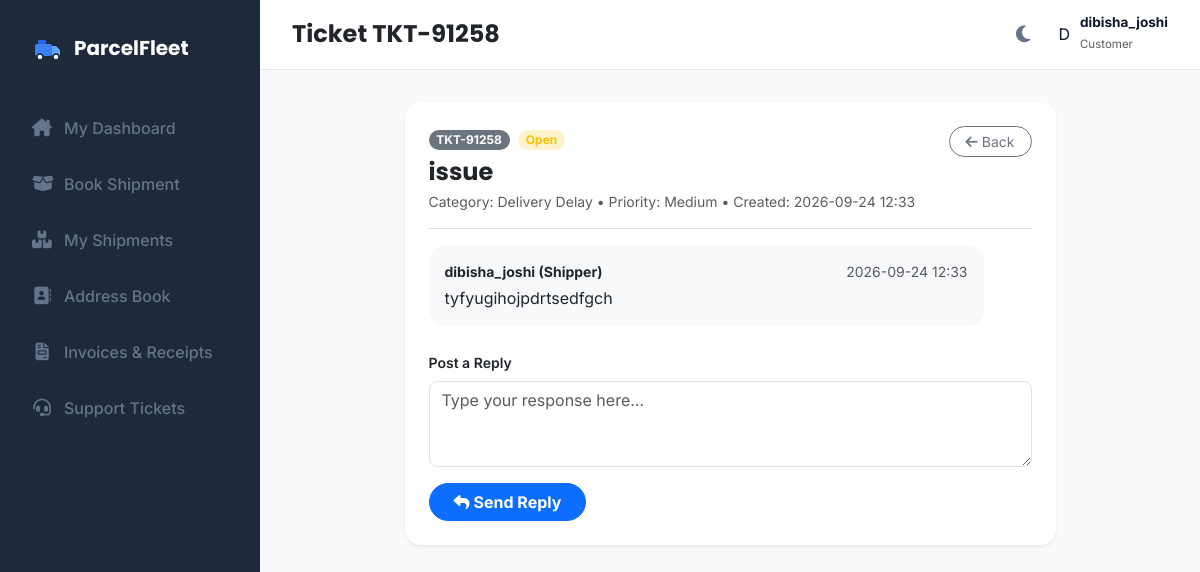
Page /customer/support-ticket/1 (signed in) on the committed database.
### models.py (models this page shows)
class SupportTicket(db.Model):
    __tablename__ = 'support_tickets'
    id = db.Column(db.Integer, primary_key=True)
    ticket_number = db.Column(db.String(50), unique=True, nullable=False)
    customer_id = db.Column(db.Integer, db.ForeignKey('customer_profiles.id'), nullable=True)
    parcel_id = db.Column(db.Integer, db.ForeignKey('parcels.id'), nullable=True)
    subject = db.Column(db.String(200), nullable=False)
    category = db.Column(db.String(50), default='Delivery Issue')  # 'Delivery Issue', 'Tracking', 'Billing', 'General'
    priority = db.Column(db.String(20), default='Medium')  # 'Low', 'Medium', 'High', 'Urgent'
    status = db.Column(db.String(30), default='Open')  # 'Open', 'In Progress', 'Resolved', 'Closed'
    created_at = db.Column(db.DateTime, default=datetime.utcnow)
    updated_at = db.Column(db.DateTime, default=datetime.utcnow, onupdate=datetime.utcnow)
    parcel = db.relationship('Parcel', backref='support_tickets')
    replies = db.relationship('TicketReply', backref='ticket', cascade="all, delete-orphan", order_by="TicketReply.created_at.asc()")

class User(db.Model, UserMixin):
    __tablename__ = 'users'
    id = db.Column(db.Integer, primary_key=True)
    username = db.Column(db.String(50), unique=True, nullable=False)
    password_hash = db.Column(db.String(255), nullable=False)
    role = db.Column(db.String(30), nullable=False)  # 'admin', 'hub_admin', 'booking_staff', 'warehouse_staff', 'dispatcher', 'delivery_staff', 'branch_staff', 'driver'
    permissions = db.Column(db.String(255), nullable=True) # Comma-separated permissions: view,create,edit,delete,assign,dispatch,reports,settings
    driver_profile = db.relationship('Driver', backref='user', uselist=False, cascade="all, delete-orphan")
    hub_admin_profile = db.relationship('HubAdmin', backref='user', uselist=False, cascade="all, delete-orphan")

class TicketReply(db.Model):
    __tablename__ = 'ticket_replies'
    id = db.Column(db.Integer, primary_key=True)
    ticket_id = db.Column(db.Integer, db.ForeignKey('support_tickets.id'), nullable=False)
    user_id = db.Column(db.Integer, db.ForeignKey('users.id'), nullable=False)
    message = db.Column(db.Text, nullable=False)
    created_at = db.Column(db.DateTime, default=datetime.utcnow)
    user = db.relationship('User')

### app.py (the view, shortened to what this page needs)
@app.route('/customer/support-ticket/<int:id>', methods=['GET', 'POST'])
@login_required
def customer_ticket_detail(id):
    ticket = SupportTicket.query.get_or_404(id)
    if current_user.role == 'customer':
        profile = CustomerProfile.query.filter_by(user_id=current_user.id).first_or_404()
        if ticket.customer_id != profile.id:
            return redirect(url_for('index'))
    return render_template('ticket_detail.html', ticket=ticket)

### templates/ticket_detail.html (shortened to what this page needs)
{% extends "base.html" %}
{% block page_title %}Ticket {{ ticket.ticket_number }}{% endblock %}
{% block content %}
<div class="row justify-content-center">
    <div class="col-12 col-lg-9">
        <div class="card border-0 shadow-sm rounded-4 bg-white p-4 mb-4">
            <div class="d-flex flex-wrap justify-content-between align-items-start gap-3 pb-3 border-bottom mb-3">
                <div>
                    <span class="badge bg-secondary rounded-pill me-1">{{ ticket.ticket_number }}</span>
                    <span class="badge bg-{% if ticket.status == 'Open' %}warning{% elif ticket.status == 'Resolved' %}success{% else %}info{% endif %}-subtle text-{% if ticket.status == 'Open' %}warning{% elif ticket.status == 'Resolved' %}success{% else %}info{% endif %} rounded-pill">{{ ticket.status }}</span>
                    <h4 class="fw-bold text-dark mt-2 mb-1">{{ ticket.subject }}</h4>
                    <p class="text-muted small mb-0">Category: {{ ticket.category }} &bull; Priority: {{ ticket.priority }} &bull; Created: {{ ticket.created_at.strftime('%Y-%m-%d %H:%M') }}</p>
                </div>
                <a href="javascript:history.back()" class="btn btn-sm btn-outline-secondary rounded-pill px-3">
                    <i class="fas fa-arrow-left me-1"></i>Back
                </a>
            </div>
            <div class="ticket-thread mb-4 d-flex flex-column gap-3" style="max-height: 450px; overflow-y: auto;">
                {% for r in ticket.replies %}
                <div class="p-3 rounded-4 {% if r.user.role == 'customer' %}bg-light text-dark ms-0 me-5{% else %}bg-primary text-white ms-5 me-0{% endif %}">
                    <div class="d-flex justify-content-between align-items-center mb-1 small">
                        <strong>{{ r.user.username }} ({% if r.user.role == 'customer' %}Shipper{% else %}Staff Support{% endif %})</strong>
                        <span class="opacity-75">{{ r.created_at.strftime('%Y-%m-%d %H:%M') }}</span>
                    </div>
                    <p class="mb-0">{{ r.message }}</p>
                </div>
                {% endfor %}
            </div>
            <form method="POST" action="">
                <div class="mb-3">
                    <label class="form-label small fw-semibold">Post a Reply</label>
                    <textarea name="message" class="form-control rounded-3" rows="3" placeholder="Type your response here..." required></textarea>
                </div>
                <button type="submit" class="btn btn-primary rounded-pill px-4 fw-bold">
                    <i class="fas fa-reply me-1"></i>Send Reply
                </button>
            </form>
        </div>
    </div>
</div>
{% endblock %}

### templates/base.html (shortened to what this page needs)
<!DOCTYPE html>
<html lang="en">
<head>
    <link rel="stylesheet" href="https://cdnjs.cloudflare.com/ajax/libs/font-awesome/6.4.0/css/all.min.css">
    <link href="https://cdn.jsdelivr.net/npm/bootstrap@5.3.0/dist/css/bootstrap.min.css" rel="stylesheet">
    <link rel="stylesheet" href="https://unpkg.com/leaflet@1.9.4/dist/leaflet.css" />
    <link rel="stylesheet" href="{{ url_for('static', filename='css/styles.css') }}">
</head>
<body>
    {% if current_user.is_authenticated and not no_layout %}
    <div class="app-container">
        <aside class="sidebar" id="sidebar">
            <div class="brand">
                <span>ParcelFleet</span>
            </div>
            <ul class="sidebar-nav">
                {% if current_user.role == 'admin' %}
                <li class="sidebar-nav-item {% if active_page == 'dashboard' %}active{% endif %}">
                    <a href="{{ url_for('admin_dashboard') }}">
                        <i class="fa-solid fa-chart-line"></i>
                        <span>Admin Dashboard</span>
                    </a>
                </li>
                <li class="sidebar-nav-item {% if active_page == 'hubs' %}active{% endif %}">
                    <a href="{{ url_for('manage_hubs') }}">
                        <i class="fa-solid fa-warehouse"></i>
                        <span>Branches & Hubs</span>
                    </a>
                </li>
                <li class="sidebar-nav-item {% if active_page == 'pricing_rules' %}active{% endif %}">
                    <a href="{{ url_for('pricing_rules') }}">
                        <i class="fa-solid fa-tags"></i>
                        <span>Pricing & Zones</span>
                    </a>
                </li>
                <li class="sidebar-nav-item {% if active_page == 'users' %}active{% endif %}">
                    <a href="{{ url_for('manage_users') }}">
                        <i class="fa-solid fa-users-gear"></i>
                        <span>User Management</span>
                    </a>
                </li>
                <li class="sidebar-nav-item {% if active_page == 'parcels' %}active{% endif %}">
                    <a href="{{ url_for('manage_parcels') }}">
                        <i class="fa-solid fa-boxes-stacked"></i>
                        <span>All Shipments</span>
                    </a>
                </li>
                <li class="sidebar-nav-item {% if active_page == 'manifests' %}active{% endif %}">
                    <a href="{{ url_for('manage_manifests') }}">
                        <i class="fa-solid fa-file-invoice-dollar"></i>
                        <span>Freight Manifests</span>
                    </a>
                </li>
                <li class="sidebar-nav-item {% if active_page == 'delivery_sheets' %}active{% endif %}">
                    <a href="{{ url_for('delivery_sheets') }}">
                        <i class="fa-solid fa-clipboard-list"></i>
                        <span>Delivery Sheets</span>
                    </a>
                </li>
                <li class="sidebar-nav-item {% if active_page == 'vehicles' %}active{% endif %}">
                    <a href="{{ url_for('manage_vehicles') }}">
                        <i class="fa-solid fa-truck"></i>
                        <span>Fleet Vehicles</span>
                    </a>
                </li>
                <li class="sidebar-nav-item {% if active_page == 'drivers' %}active{% endif %}">
                    <a href="{{ url_for('manage_drivers') }}">
                        <i class="fa-solid fa-motorcycle"></i>
                        <span>Drivers / Fleet</span>
                    </a>
                </li>
                <li class="sidebar-nav-item {% if active_page == 'cod_reconciliation' %}active{% endif %}">
                    <a href="{{ url_for('cod_reconciliation') }}">
                        <i class="fa-solid fa-hand-holding-dollar"></i>
                        <span>COD Reconciliation</span>
                    </a>
                </li>
                <li class="sidebar-nav-item {% if active_page == 'reports' %}active{% endif %}">
                    <a href="{{ url_for('view_reports') }}">
                        <i class="fa-solid fa-chart-pie"></i>
                        <span>Financial Reports</span>
                    </a>
                </li>
                <li class="sidebar-nav-item {% if active_page == 'company_settings' %}active{% endif %}">
                    <a href="{{ url_for('company_settings') }}">
                        <i class="fa-solid fa-sliders"></i>
                        <span>Company Settings</span>
                    </a>
                </li>
                {% elif current_user.role == 'customer' %}
                <li class="sidebar-nav-item {% if active_page == 'customer_dashboard' %}active{% endif %}">
                    <a href="{{ url_for('customer_dashboard') }}">
                        <i class="fa-solid fa-house-chimney"></i>
                        <span>My Dashboard</span>
                    </a>
                </li>
                <li class="sidebar-nav-item {% if active_page == 'customer_book' %}active{% endif %}">
                    <a href="{{ url_for('customer_book') }}">
                        <i class="fa-solid fa-box-open"></i>
                        <span>Book Shipment</span>
                    </a>
                </li>
                <li class="sidebar-nav-item {% if active_page == 'customer_shipments' %}active{% endif %}">
                    <a href="{{ url_for('customer_shipments') }}">
                        <i class="fa-solid fa-boxes-stacked"></i>
                        <span>My Shipments</span>
                    </a>
                </li>
                <li class="sidebar-nav-item {% if active_page == 'customer_addresses' %}active{% endif %}">
                    <a href="{{ url_for('customer_addresses') }}">
                        <i class="fa-solid fa-address-book"></i>
                        <span>Address Book</span>
                    </a>
                </li>
                <li class="sidebar-nav-item {% if active_page == 'customer_invoices' %}active{% endif %}">
                    <a href="{{ url_for('customer_invoices') }}">
                        <i class="fa-solid fa-file-invoice"></i>
                        <span>Invoices & Receipts</span>
                    </a>
                </li>
                <li class="sidebar-nav-item {% if active_page == 'customer_support' %}active{% endif %}">
                    <a href="{{ url_for('customer_support_tickets') }}">
                        <i class="fa-solid fa-headset"></i>
                        <span>Support Tickets</span>
                    </a>
                </li>
                {% endif %}
            </ul>
        </aside>
        <main class="main-viewport">
            <header class="header-bar">
                <div class="d-flex align-items-center gap-3">
                    {% if current_user.role == 'driver' %}
                    <h4 class="mb-0 text-dark fw-bold">ParcelFleet Rider</h4>
                    {% else %}
                    <h4 class="mb-0 text-capitalize text-dark fw-bold">{% block page_title %}{{ active_page }}{% endblock %}</h4>
                    {% endif %}
                </div>
                <div class="header-actions">
                    <button class="theme-toggle-btn" id="themeToggle" onclick="toggleThemeMode()">
                        <i class="fa-solid fa-moon" id="themeIcon"></i>
                    </button>
                    {% if current_user.role == 'driver' %}
                    <div class="d-flex align-items-center gap-2 ps-2 border-start border-light">
                        <div class="text-end d-none d-sm-block">
                            <div class="fw-bold text-dark" style="font-size: 0.88rem; line-height: 1.1;">{{ current_user.driver_profile.name if current_user.driver_profile else current_user.username }}</div>
                            <div class="text-muted" style="font-size: 0.72rem;">ParcelFleet Rider</div>
                        </div>
                        <div class="rounded-circle bg-primary bg-opacity-10 text-primary d-flex align-items-center justify-content-center fw-bold" style="width: 36px; height: 36px; font-size: 0.95rem; border: 1.5px solid rgba(59, 130, 246, 0.3);">
                            {{ (current_user.driver_profile.name[0] if (current_user.driver_profile and current_user.driver_profile.name) else current_user.username[0]).upper() }}
                        </div>
                    </div>
                    {% else %}
                    <div class="dropdown">
                        <div class="user-profile-dropdown" data-bs-toggle="dropdown">
                            <div class="user-avatar-circle">
                                {{ current_user.username[0].upper() }}
                            </div>
                            <div class="d-none d-md-block text-start">
                                <div class="fw-bold" style="font-size: 0.85rem; line-height: 1.1;">{{ current_user.username }}</div>
                                <small class="text-muted text-capitalize" style="font-size: 0.72rem;">{{ current_user.role }}</small>
                            </div>
                        </div>
                    </div>
                    {% endif %}
                </div>
            </header>
            <section class="main-content">
                {% block content %}{% endblock %}
            </section>
        </main>
    </div>
    {% endif %}
</body>
</html>

### rows in the picture
SupportTicket: ticket_number "TKT-91258", status "Open", subject "issue", category "Delivery Delay", priority "Medium", created_at "2026-09-24 12:33"
User: username "D", username "dibisha_joshi", role "Customer"
TicketReply: user.username "dibisha_joshi", created_at "2026-09-24 12:33", message "tyfyugihojpdrtsedfgch"
